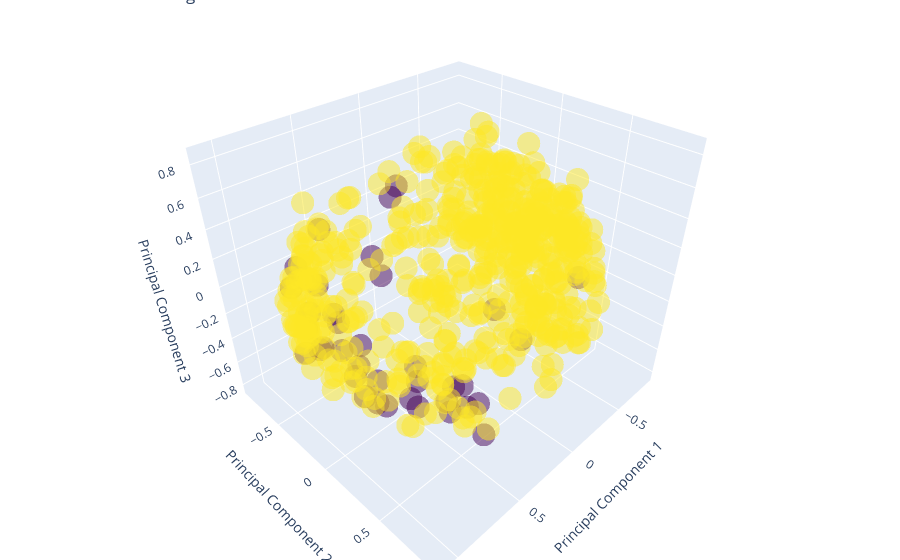

Here is the notebook cell this chart was saved with:
### Code cell
interactive_visualization(x, cluster_labels)

### Figure 1 — Plotly figure (JSON) as saved in the notebook; plotly's stock layout.template omitted (floating-point values rounded to 4 significant figures; data arrays with more than 128 entries replaced by an {"elided": "..."} marker saying what was removed)
{"data": [{"marker": {"color": {"elided": "569 int values"}, "colorscale": [[0, "#440154"], [0.1111, "#482878"], [0.2222, "#3e4989"], [0.3333, "#31688e"], [0.4444, "#26828e"], [0.5556, "#1f9e89"], [0.6667, "#35b779"], [0.7778, "#6ece58"], [0.8889, "#b5de2b"], [1, "#fde725"]], "opacity": 0.5}, "mode": "markers", "text": "Cluster Labels", "type": "scatter3d", "x": {"elided": "569 float values"}, "y": {"elided": "569 float values"}, "z": {"elided": "569 float values"}}], "layout": {"margin": {"b": 0, "l": 0, "r": 0, "t": 0}, "scene": {"xaxis": {"title": {"text": "Principal Component 1"}}, "yaxis": {"title": {"text": "Principal Component 2"}}, "zaxis": {"title": {"text": "Principal Component 3"}}}, "title": {"text": "DBSCAN Clustering 3D Visualization"}}}
